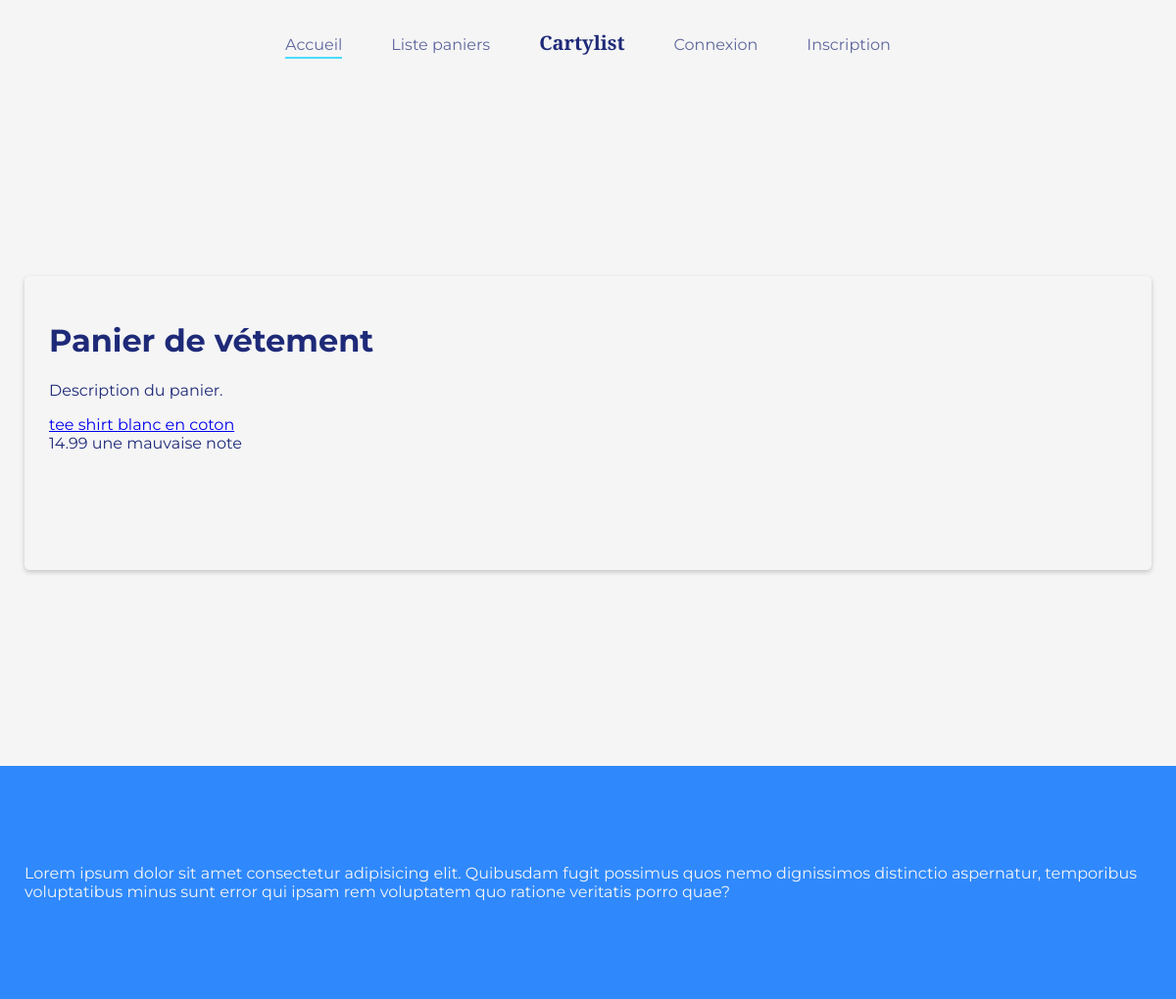
The page /public/vues/details_panier.php?id=3 on the database its author committed.
### tables this page shows
CREATE TABLE `panier` (
  `id` int(11) NOT NULL AUTO_INCREMENT,
  `nom` text NOT NULL,

  PRIMARY KEY (`id`)
);

CREATE TABLE `article` (
  `id` int(11) NOT NULL AUTO_INCREMENT,
  `panier` int(11) NOT NULL,
  `nom` text NOT NULL,
  `prix` decimal(7,2) DEFAULT NULL,
  `adresse` varchar(255) DEFAULT NULL,
  `notes` text DEFAULT NULL,
  

  PRIMARY KEY (`id`)
);

### public/vues/details_panier.php (the view, shortened to what this page needs)
<?php
try {
	$bdd = new PDO($DSN, $USAGER, $MDP);
	$idPanier = filter_var($_GET['id'],FILTER_VALIDATE_INT);
	$sqlPanier = "SELECT * FROM panier WHERE panier.id = $idPanier";
	$demandePanier = $bdd->prepare($sqlPanier);
	$demandePanier->execute();
	$panier = $demandePanier->fetch(PDO::FETCH_ASSOC);
	$sqlArticles = "SELECT * FROM article WHERE article.panier = $idPanier";
	$demandeArticles = $bdd->prepare($sqlArticles);
	$demandeArticles->execute();
	$articles = $demandeArticles->fetchAll(PDO::FETCH_ASSOC);
} catch(PDOException $e) {
	echo '<br>' . $e->getMessage() . '<br>';
}
?>
<?php include "./includes/header.php" ?>
	<main>
		<div class="conteneur-centre-page">
			<div class="conteneur panier-affichage">
				<h1><?= $panier["nom"] ?></h1>
				<p>Description du panier.</p>
				<div class="liste-articles">
				<?php foreach($articles as $article) { ?>
					<div class="article">
						<a href="<?= $article["adresse"] ?>"><?= $article["nom"] ?></a><br />
						<span class="article-prix"><?= $article["prix"] ?></span>
						<span class="article-notes"><?= $article["notes"] ?></span>
					</div>
				<?php } ?>
				</div>
			</div>
		</div>
	</main>
<?php include "./includes/footer.php" ?>

### public/css/style.css (style rules this page uses)
:root { --primaire-sombre: #1e2a78; --primaire-claire: #f5f5f5; --secondaire-claire: #00d1ff; --secondaire-sombre: #2f89fc; --accent-claire: #ff4d7c; --accent: #ff1f5a; --accent-sombre: #e6003c; --police-regu: 'Montserrat', sans-serif; --police-special: 'Playfair Display', serif; }
*,*::before,::after { box-sizing: border-box; }
body { margin: 0; font-family: var(--police-regu); color: var(--primaire-sombre); background-color: var(--primaire-claire); }
.conteneur { padding: 25px; box-shadow: 0 2px 5px 0px rgba(0, 0, 0, 0.2); border-radius: 5px; }
.conteneur-centre-page { max-width: 1200px; margin: 0 auto; padding: 0 25px; }
.panier-affichage { margin: 200px 0; min-height: 300px; }

### rows shown on the page
panier: nom "Panier de vétement"
article: nom "tee shirt blanc en coton", prix "14.99", notes "une mauvaise note"
